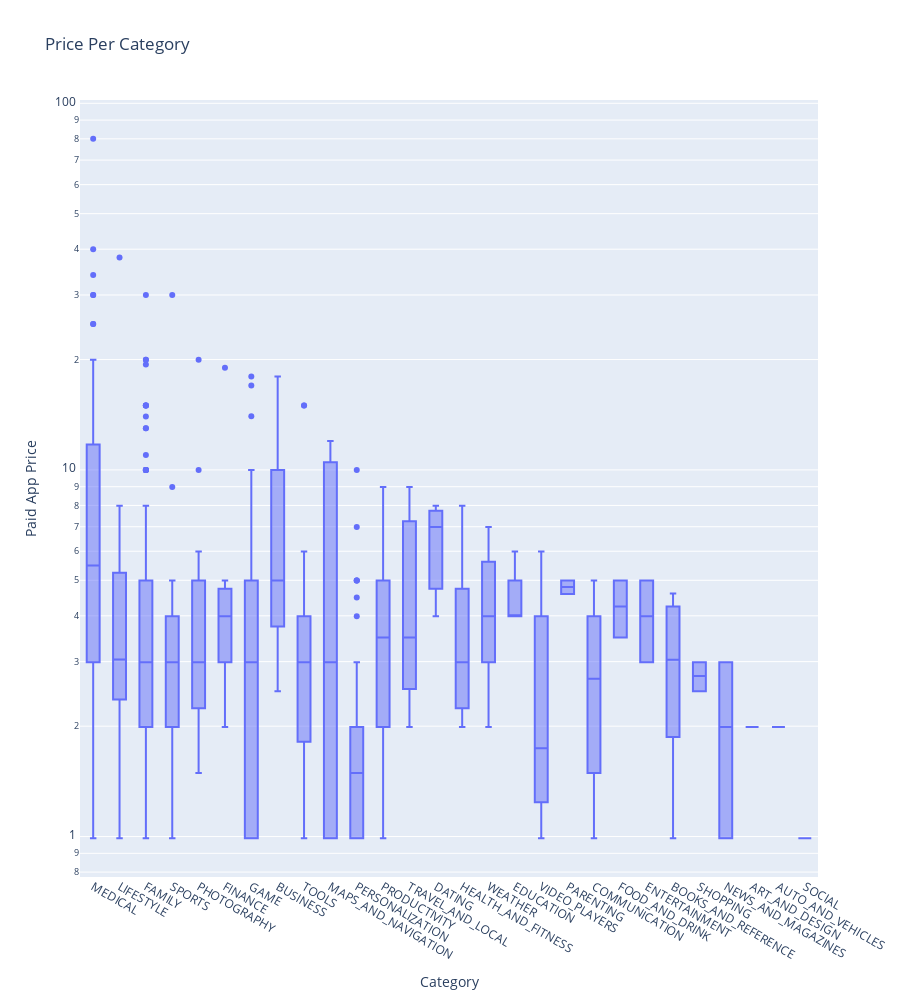

The code cell stored with this chart in its notebook:
### Code cell
box_chart_2 = px.box(
    df_apps_clean[df_apps_clean["Type"] == "Paid"],
    x="Category",
    y="Price",
    title="Price Per Category",
    height=1000,
)
box_chart_2.update_layout(
    yaxis=dict(type="log"),
    yaxis_title="Paid App Price",
    xaxis={"categoryorder": "max descending"},
)
box_chart_2.show()

### Figure 1 — Plotly figure (JSON) as saved in the notebook; plotly's stock layout.template omitted (floating-point values rounded to 4 significant figures; data arrays with more than 128 entries replaced by an {"elided": "..."} marker saying what was removed)
{"data": [{"alignmentgroup": "True", "hovertemplate": "Category=%{x}<br>Price=%{y}<extra></extra>", "legendgroup": "", "marker": {"color": "#636efa"}, "name": "", "notched": false, "offsetgroup": "", "orientation": "v", "showlegend": false, "type": "box", "x": {"elided": "589 str values"}, "x0": " ", "xaxis": "x", "y": {"elided": "589 float values"}, "y0": " ", "yaxis": "y"}], "layout": {"boxmode": "group", "height": 1000, "legend": {"tracegroupgap": 0}, "title": {"text": "Price Per Category"}, "xaxis": {"anchor": "y", "categoryorder": "max descending", "domain": [0, 1], "title": {"text": "Category"}}, "yaxis": {"anchor": "x", "domain": [0, 1], "title": {"text": "Paid App Price"}, "type": "log"}}}
